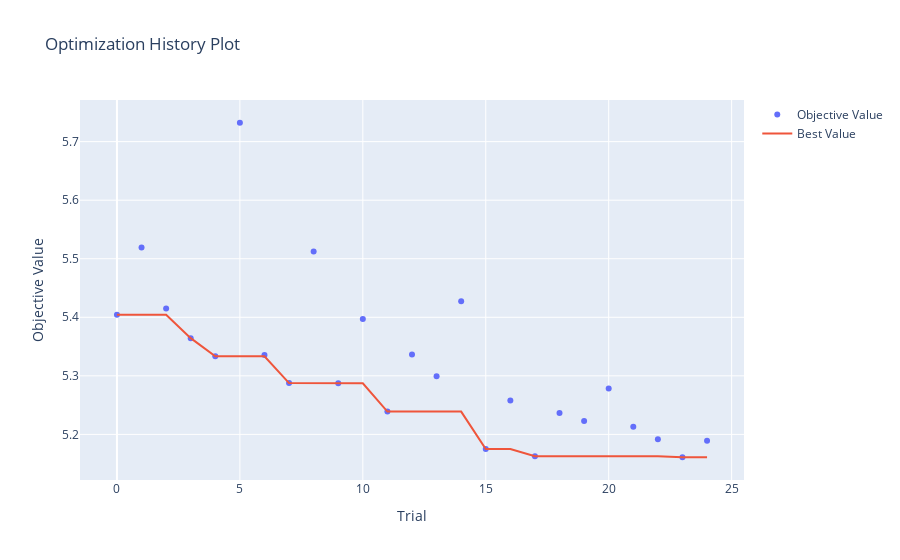

The cell this chart's notebook holds for it:
### Code cell
# 하이퍼파라미터 최적화 과정을 확인
optuna.visualization.plot_optimization_history(study)

### Figure 1 — Plotly figure (JSON) as saved in the notebook; plotly's stock layout.template omitted (floating-point values rounded to 4 significant figures)
{"data": [{"mode": "markers", "name": "Objective Value", "type": "scatter", "x": [0, 1, 2, 3, 4, 5, 6, 7, 8, 9, 10, 11, 12, 13, 14, 15, 16, 17, 18, 19, 20, 21, 22, 23, 24], "y": [5.404, 5.519, 5.415, 5.364, 5.333, 5.732, 5.335, 5.288, 5.512, 5.287, 5.397, 5.239, 5.336, 5.299, 5.427, 5.175, 5.258, 5.163, 5.237, 5.223, 5.278, 5.213, 5.192, 5.161, 5.189]}, {"name": "Best Value", "type": "scatter", "x": [0, 1, 2, 3, 4, 5, 6, 7, 8, 9, 10, 11, 12, 13, 14, 15, 16, 17, 18, 19, 20, 21, 22, 23, 24], "y": [5.404, 5.404, 5.404, 5.364, 5.333, 5.333, 5.333, 5.288, 5.288, 5.287, 5.287, 5.239, 5.239, 5.239, 5.239, 5.175, 5.175, 5.163, 5.163, 5.163, 5.163, 5.163, 5.163, 5.161, 5.161]}], "layout": {"title": {"text": "Optimization History Plot"}, "xaxis": {"title": {"text": "Trial"}}, "yaxis": {"title": {"text": "Objective Value"}}}}
